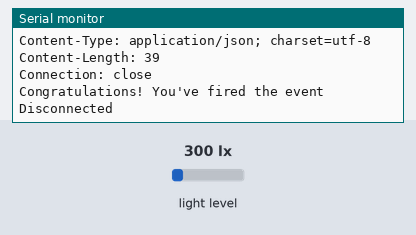
A sketch run on a simulated Arduino MKR. Shown: the last lines printed to the serial monitor. Inputs (shaded band) come from the test bench; at power-on: light level 300 lx. WiFi joins after 1.5 s; servers stay silent unless stated; web services answer with replies made up by the test bench.

Above: at 2.7 s.
2.8 s: light level set to 112 lx
At 5.99 s:
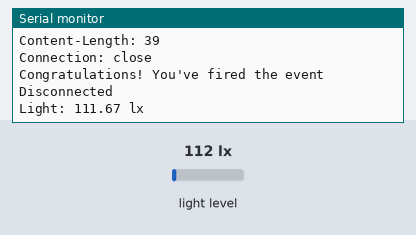
7.9 s: light level set to 89 lx
At 10.5 s:
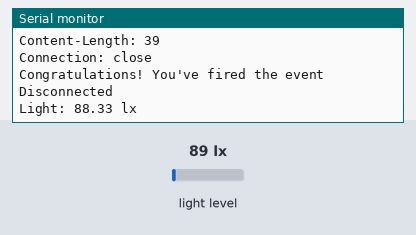
Timing chart, 0 to 12.0 s (numbered marks = the images above; inputs shaded):
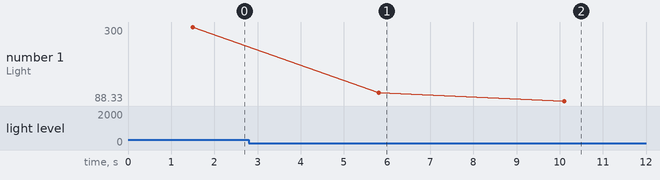

The sketch:

sketch_received.ino
```cpp
#include <WiFiNINA.h>
#include <Wire.h>
#include <BH1750.h>

// Define Wi-Fi credentials
char ssid[] = "Diya's iPhone";      // Wi-Fi SSID
char pass[] = "123456";  // Wi-Fi password

WiFiClient client;
BH1750 sensor;

// IFTTT parameters
char HOST_NAME[] = "maker.ifttt.com";
String PATH_NAME = "/trigger/SunlightStatus/json/with/key/gyMMgpAyCGjgoohKz54SpA4VnJT3eZTQS0U2PEzYM8b";

void setup() {
  // Initialize the serial communication for debugging
  Serial.begin(9600);
  while (!Serial);  // Wait for Serial to be ready

  // Connect to Wi-Fi network
  WiFi.begin(ssid, pass);
  Wire.begin();

  // Wait for a Wi-Fi connection to be established
  while (WiFi.status() != WL_CONNECTED) {
    delay(1000);
    Serial.println("Connecting to WiFi...");
  }

  Serial.println("Connected to WiFi");
  sensor.begin();  // Initialize the BH1750 sensor
}

void loop() {
  // Read the light level from the sensor
  float lux = sensor.readLightLevel();

  Serial.print("Light: ");
  Serial.print(lux);
  Serial.println(" lx");

  if (lux > 100 ) {
    // Prepare the query string for the IFTTT webhook
    String queryString = "?value1=" + String(lux);

    // Making an HTTP request to the IFTTT webhook
    if (client.connect(HOST_NAME, 80)) {
      // Send HTTP header
      client.println("GET " + PATH_NAME + queryString + " HTTP/1.1");
      client.println("Host: " + String(HOST_NAME));
      client.println("Connection: close");
      client.println();
      // End HTTP header

      // Read and print the response from the server
      while (client.connected()) {
        if (client.available()) {
          // Read an incoming byte from the server and print it to the Serial Monitor
          char c = client.read();
          Serial.print(c);
        }
      }
      // The server is disconnected, therefore, we stop the client
      client.stop();
      Serial.println();
      Serial.println("Disconnected");
    }
  }

  delay(4000);  // Delay for 4 seconds before the next loop iteration
}
```

Measured:
- after the input at 2.8 s, the serial monitor: prints a new line after 3.0 s (image 1)
- after the input at 7.9 s, the serial monitor: prints a new line after 2.2 s (image 2)
- plotted number 1: 300 → 111.67 after the input at 2.8 s, 111.67 → 88.33 after the input at 7.9 s
